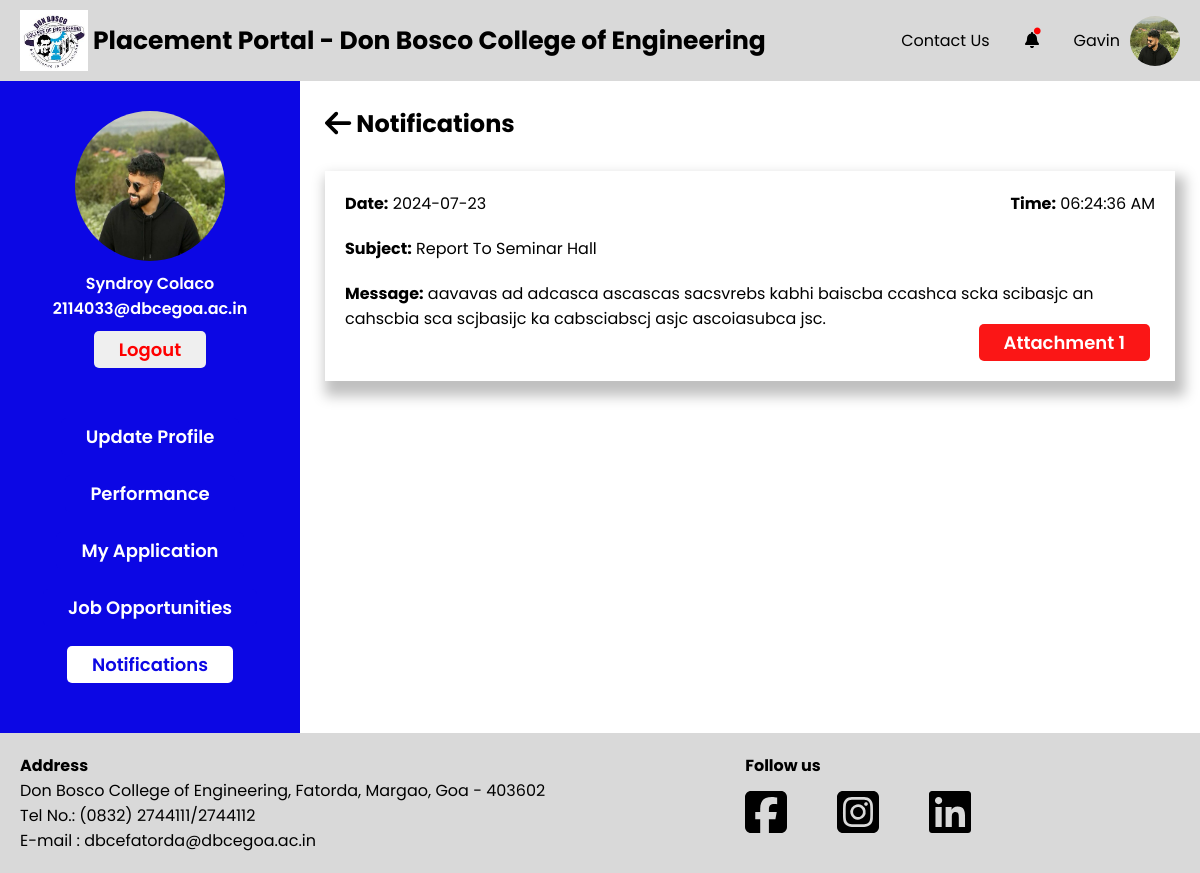
The app's page /Students/notifications.php (signed in), older data.
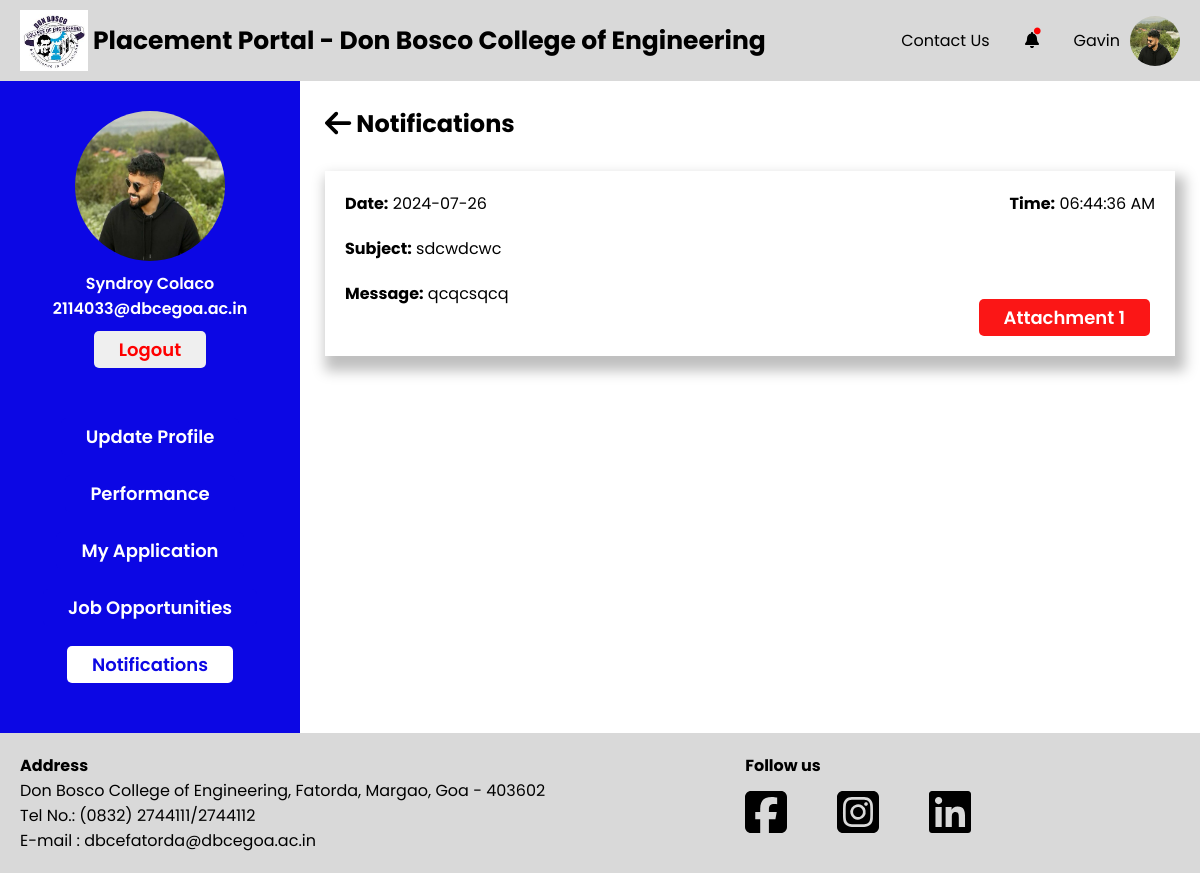
The same page, newer data.
### tables this page shows
CREATE TABLE `notificationdetails` (
  `Notification_ID` int(11) NOT NULL,
  `PC_Email` varchar(255) DEFAULT NULL,
  `Subject` varchar(255) DEFAULT NULL,
  `Message` text DEFAULT NULL,
  `Attachment1` varchar(255) DEFAULT NULL,
  `Attachment2` varchar(255) DEFAULT NULL,
  `Notification_Due_Date` date DEFAULT NULL,
  `Notification_Date` timestamp NOT NULL DEFAULT current_timestamp()
);

### utility_functions.php (the view, shortened to what this page needs)
<?php
function getNotifications() {
    global $conn;
    $fetchNotificationsQuery = "SELECT ND.Message AS message,ND.Subject AS subject,ND.Attachment1 AS attach1,ND.Attachment2 AS attach2,ND.Notification_Date AS notidate
    FROM
    notificationdetails AS ND
    INNER JOIN studentnotifications AS SN ON ND.Notification_ID = SN.Notification_ID
    WHERE
    SN.S_College_Email = ? AND ND.Notification_Due_Date >= CURRENT_DATE;";
    $fetchNotifications = $conn->prepare($fetchNotificationsQuery);
    $fetchNotifications->bind_param("s",$_SESSION["user_email"]);
    $fetchNotifications->execute();
    $result = $fetchNotifications->get_result();
    while( $row = $result->fetch_assoc() ) {
        $timestamp = $row["notidate"];
        $istTimeZone = new DateTimeZone('Asia/Kolkata');
        $dateTime = new DateTime($timestamp);
        $dateTime->setTimezone($istTimeZone);
        $date = $dateTime->format('Y-m-d');
        $time = $dateTime->format('h:i:s A');
        echo '<div class="sections">
                    <div class="company-container">
                        <p><strong>Date:</strong> '. $date .'</p>
                        <p><strong>Time:</strong> '. $time .'</p>
                    </div>
                    <p class="subject"><strong>Subject:</strong> '. $row["subject"] .'</p>
                    <p class= "message"><strong>Message:</strong> '. $row["message"] .'</p>';
        if ( $row['attach1'] != NULL) {
            echo '<a href="../Data/Notifications/'.$row['attach1'].'"><button class="attachment1">Attachment 1</button></a>';
        }
        echo  '</div>';
    }
}
?>

Row changes from the older to the newer data that the page shows:
removed notificationdetails: Notification_Date "2024-07-23", Notification_Date "06:24:36 AM", Subject "Report To Seminar Hall", Message "aavavas ad adcasca ascascas sacsvrebs kabhi baiscba ccashca scka scibasjc an cahscbia sca scjbasijc ka cabsciabscj asjc ascoiasubca jsc."
added notificationdetails: Notification_Date "2024-07-26", Notification_Date "06:44:36 AM", Subject "sdcwdcwc", Message "qcqcsqcq"
